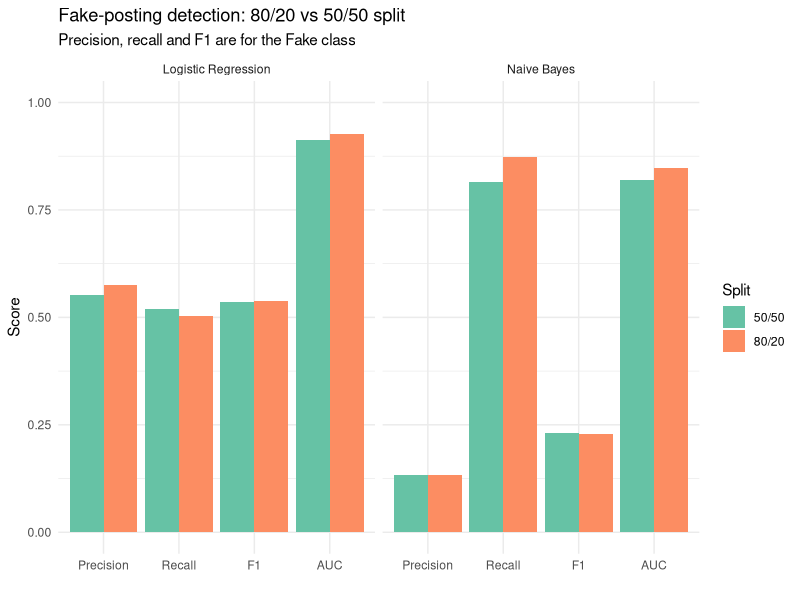
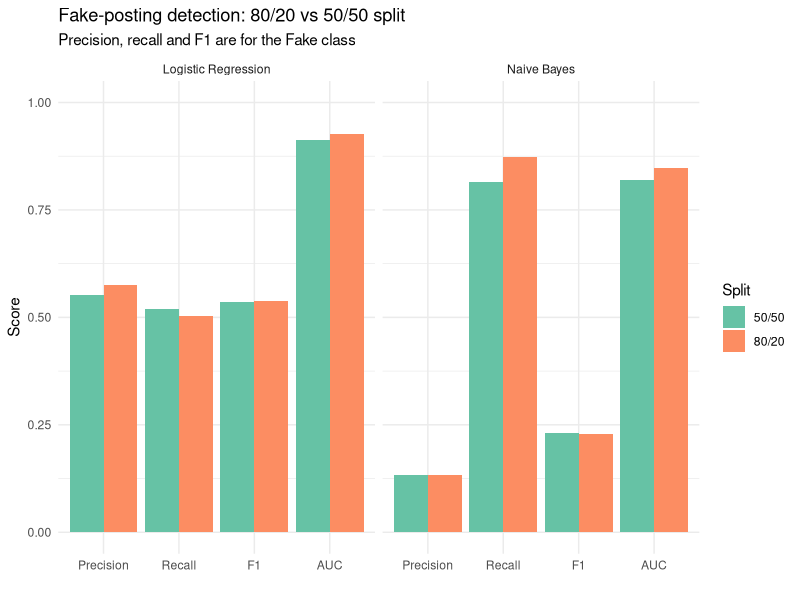

Source code (R) for these figures, in order:
# Compare model performance across the 80/20 and 50/50 splits.
# Run fake_job_detection.R once with TRAIN_FRACTION <- 0.8 and once with 0.5 first.

for (pkg in c("ggplot2", "reshape2")) {
  if (!requireNamespace(pkg, quietly = TRUE)) install.packages(pkg)
}
library(ggplot2)
library(reshape2)

res <- rbind(read.csv("results/metrics_80_20.csv"),
             read.csv("results/metrics_50_50.csv"))

long <- melt(res[, c("Model", "Split", "Precision", "Recall", "F1", "AUC")],
             id.vars = c("Model", "Split"),
             variable.name = "Metric", value.name = "Value")

p <- ggplot(long, aes(x = Metric, y = Value, fill = Split)) +
  geom_bar(stat = "identity", position = "dodge") +
  facet_wrap(~ Model) +
  ylim(0, 1) +
  labs(title = "Fake-posting detection: 80/20 vs 50/50 split",
       subtitle = "Precision, recall and F1 are for the Fake class",
       y = "Score", x = "") +
  theme_minimal() +
  scale_fill_brewer(palette = "Set2")

ggsave("results/split_comparison.png", p, width = 9, height = 5)
print(p)
